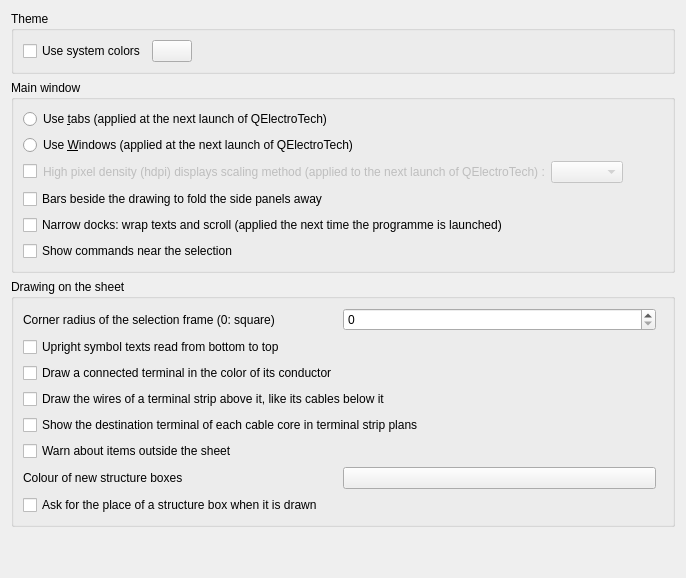
     <widget class="QWidget" name="tab_3">
      <attribute name="title">
       <string>Appearance</string>
      </attribute>
      <layout class="QVBoxLayout" name="verticalLayout">
       <item>
        <widget class="QGroupBox" name="m_theme_gb">
         <property name="title">
          <string>Theme</string>
         </property>
         <layout class="QVBoxLayout" name="m_theme_gb_layout">
          <item>
           <layout class="QHBoxLayout" name="m_system_color_layout">
            <item>
             <widget class="QCheckBox" name="m_use_system_color_cb">
              <property name="text">
               <string>Use system colors</string>
              </property>
             </widget>
            </item>
            <item>
             <widget class="KColorButton" name="m_custom_app_color_kpb">
              <property name="toolTip">
               <string>Application color</string>
              </property>
             </widget>
            </item>
            <item>
             <spacer name="m_system_color_spacer">
              <property name="orientation">
               <enum>Qt::Horizontal</enum>
              </property>
              <property name="sizeHint" stdset="0">
               <size>
                <width>40</width>
                <height>20</height>
               </size>
              </property>
             </spacer>
            </item>
           </layout>
          </item>
         </layout>
        </widget>
       </item>
       <item>
        <widget class="QGroupBox" name="m_main_window_gb">
         <property name="title">
          <string>Main window</string>
         </property>
         <layout class="QVBoxLayout" name="m_main_window_gb_layout">
          <item>
           <widget class="QRadioButton" name="m_use_tab_mode_rb">
            <property name="text">
             <string>Use &amp;tabs (applied at the next launch of QElectroTech)</string>
            </property>
           </widget>
          </item>
          <item>
           <widget class="QRadioButton" name="m_use_windows_mode_rb">
            <property name="text">
             <string>Use &amp;Windows (applied at the next launch of QElectroTech)</string>
            </property>
           </widget>
          </item>
          <item>
           <widget class="QWidget" name="m_hdpi_round_policy_widget" native="true">
            <layout class="QHBoxLayout" name="horizontalLayout" stretch="0,0,0,1">
             <property name="leftMargin">
              <number>0</number>
             </property>
             <property name="topMargin">
              <number>0</number>
             </property>
             <property name="rightMargin">
              <number>0</number>
             </property>
             <property name="bottomMargin">
              <number>0</number>
             </property>
             <item>
              <widget class="QCheckBox" name="m_hdpi_round_cb">
               <property name="text">
                <string/>
               </property>
              </widget>
             </item>
             <item>
              <widget class="QLabel" name="m_hdpi_round_label">
               <property name="enabled">
                <bool>false</bool>
               </property>
               <property name="text">
                <string>High pixel density (hdpi) displays scaling method (applied to the next launch of QElectroTech) :</string>
               </property>
              </widget>
             </item>
             <item>
              <widget class="QComboBox" name="m_hdpi_round_policy_cb">
               <property name="enabled">
                <bool>false</bool>
               </property>
              </widget>
             </item>
             <item>
              <spacer name="m_hdpi_round_spacer">
               <property name="orientation">
                <enum>Qt::Horizontal</enum>
               </property>
               <property name="sizeHint" stdset="0">
                <size>
                 <width>40</width>
                 <height>20</height>
                </size>
               </property>
              </spacer>
             </item>
            </layout>
           </widget>
          </item>
          <item>
           <widget class="QCheckBox" name="m_dock_fold_cb">
            <property name="toolTip">
             <string>A bar at each side of the drawing folds the panels of that side away, as in LibreOffice's sidebar, and a second click shows them again as they were. Unticked by default; the Display menu does the same with or without the bars.</string>
            </property>
            <property name="text">
             <string>Bars beside the drawing to fold the side panels away</string>
            </property>
           </widget>
          </item>
          <item>
           <widget class="QCheckBox" name="m_narrow_docks_cb">
            <property name="toolTip">
             <string>The docked panels can be made as narrow as one wants: their texts wrap and what cannot wrap scrolls sideways. Unticked: the panels keep the width their texts and fields need.</string>
            </property>
            <property name="text">
             <string>Narrow docks: wrap texts and scroll (applied the next time the programme is launched)</string>
            </property>
           </widget>
          </item>
          <item>
           <widget class="QCheckBox" name="m_context_toolbar_cb">
            <property name="toolTip">
             <string>After a click that selects an element or a conductor, the shortcut bar commands appear near the cursor and fade away when the mouse moves away.</string>
            </property>
            <property name="text">
             <string>Show commands near the selection</string>
            </property>
           </widget>
          </item>
         </layout>
        </widget>
       </item>
       <item>
        <widget class="QGroupBox" name="m_sheet_drawing_gb">
         <property name="title">
          <string>Drawing on the sheet</string>
         </property>
         <layout class="QVBoxLayout" name="m_sheet_drawing_gb_layout">
          <item>
           <layout class="QHBoxLayout" name="m_selection_frame_radius_layout">
            <item>
             <widget class="QLabel" name="m_selection_frame_radius_label">
              <property name="text">
               <string>Corner radius of the selection frame (0: square)</string>
              </property>
             </widget>
            </item>
            <item>
             <widget class="QSpinBox" name="m_selection_frame_radius_sb">
              <property name="maximum">
               <number>10</number>
              </property>
             </widget>
            </item>
            <item>
             <spacer name="m_selection_frame_radius_spacer">
              <property name="orientation">
               <enum>Qt::Horizontal</enum>
              </property>
             </spacer>
            </item>
           </layout>
          </item>
          <item>
           <widget class="QCheckBox" name="m_vertical_texts_from_bottom_cb">
            <property name="toolTip">
             <string>A symbol's text that reads from top to bottom once its symbol is turned is drawn the other way round, in the same place, so that upright texts all read from bottom to top, like the wires' texts. Unticked by default: texts turn with their symbol.</string>
            </property>
            <property name="text">
             <string>Upright symbol texts read from bottom to top</string>
            </property>
           </widget>
          </item>
          <item>
           <widget class="QCheckBox" name="m_terminal_conductor_color">
            <property name="text">
             <string>Draw a connected terminal in the color of its conductor</string>
            </property>
            <property name="toolTip">
             <string>Unchecked, every terminal is drawn in red. Terminals are never printed or exported.</string>
            </property>
           </widget>
          </item>
          <item>
           <widget class="QCheckBox" name="m_strip_wires">
            <property name="toolTip">
             <string>One stub per terminal which has a wire of its own, going up from the strip: what the wire is made of at its foot, where it lands at its top (12K1:A1). Cores of a cable are left out -- the cable is drawn below the strip.</string>
            </property>
            <property name="text">
             <string>Draw the wires of a terminal strip above it, like its cables below it</string>
            </property>
           </widget>
          </item>
          <item>
           <widget class="QCheckBox" name="m_strip_cable_core_targets">
            <property name="text">
             <string>Show the destination terminal of each cable core in terminal strip plans</string>
            </property>
            <property name="toolTip">
             <string>Show the destination device and terminal for each connected core in the cable's destination box.</string>
            </property>
           </widget>
          </item>
          <item>
           <widget class="QCheckBox" name="m_warn_outside_sheet_cb">
            <property name="toolTip">
             <string>Printing and exporting ask first when symbols, texts, shapes, pictures or tables lie outside the sheet, as they are cut off or left out; saving says so in the status bar.</string>
            </property>
            <property name="text">
             <string>Warn about items outside the sheet</string>
            </property>
           </widget>
          </item>
          <item>
           <layout class="QHBoxLayout" name="m_structure_box_color_layout">
            <item>
             <widget class="QLabel" name="m_structure_box_color_label">
              <property name="text">
               <string>Colour of new structure boxes</string>
              </property>
             </widget>
            </item>
            <item>
             <widget class="KColorButton" name="m_structure_box_color_kpb">
              <property name="toolTip">
               <string>A structure box is drawn in this colour, its name too, so that it is told apart from wires and drawn shapes. Each box can take another colour in its properties. Black by default.</string>
              </property>
             </widget>
            </item>
            <item>
             <spacer name="m_structure_box_color_spacer">
              <property name="orientation">
               <enum>Qt::Horizontal</enum>
              </property>
             </spacer>
            </item>
           </layout>
          </item>
          <item>
           <widget class="QCheckBox" name="m_structure_box_ask_place_cb">
            <property name="toolTip">
             <string>As soon as a structure box is drawn, its plant, location and prefix are asked for. Cancelled, the box stays empty. Unticked by default: they are entered afterwards in its properties.</string>
            </property>
            <property name="text">
             <string>Ask for the place of a structure box when it is drawn</string>
            </property>
           </widget>
          </item>
         </layout>
        </widget>
       </item>
       <item>
        <spacer name="verticalSpacer">
         <property name="orientation">
          <enum>Qt::Vertical</enum>
         </property>
         <property name="sizeHint" stdset="0">
          <size>
           <width>20</width>
           <height>40</height>
          </size>
         </property>
        </spacer>
       </item>
      </layout>
     </widget>
